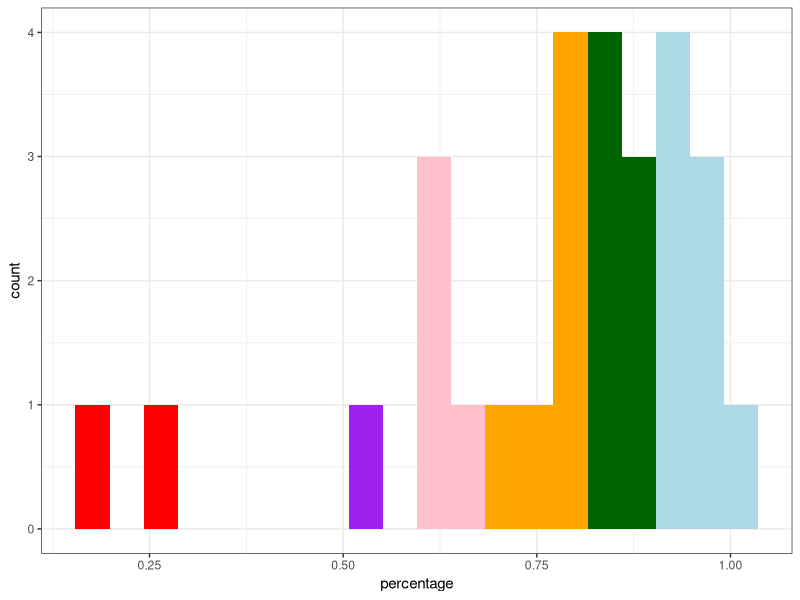

Write R code to recreate this figure.
## ---- chunk 1
knitr::opts_chunk$set(echo = TRUE)
## ---- chunk 2
data <- read.csv("F2023_LING2200_MT_stats.csv")
class(data$percentage)
library(ggplot2)
plot <- ggplot(data, aes(x=percentage)) + geom_histogram(data=subset(data,percentage > 0.9), fill="lightblue", bins=20) +
  geom_histogram(data=subset(data,percentage >= 0.8 & percentage <= 0.89), fill="darkgreen", bins=20) +
  geom_histogram(data=subset(data,percentage >= 0.7 & percentage <= 0.79), fill="orange", bins=20) +
  geom_histogram(data=subset(data,percentage >= 0.6 & percentage <= 0.69), fill="pink", bins=20) +
  geom_histogram(data=subset(data,percentage >= 0.5 & percentage <= 0.59), fill="purple", bins=20) +
  geom_histogram(data=subset(data,percentage >= 0.0 & percentage <= 0.49), fill="red", bins=20)
## ---- chunk 3
plot + theme_bw()
